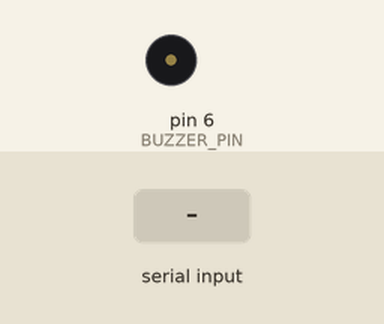
Simulated run of this sketch. Board: Arduino Uno, built with avr-gcc and run on an emulated ATmega328P. On the bench: buzzer (waves = sounding). Inputs (shaded band) come from the test bench.

Above: at 1.2 s.
1.3 s: "90 45\n" received over Serial
At 1.45 s:
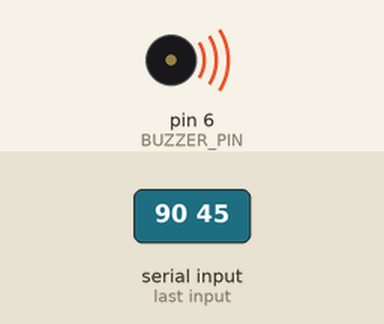
Timing chart, 0 to 9.7 s (numbered marks = the images above; inputs shaded):
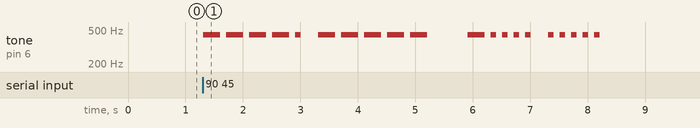

The sketch:

p1.ino
```cpp
#include "codes.h"

#define MODE_RECV 0
#define MODE_SEND 1

#define TIME_UNIT 100
#define BUZZER_PIN 6
#define SIGNAL_PIN A0
#define THRESHOLD 512
#define N_SAMPLES 100

const char mode = MODE_SEND;

char textBuffer[512];

int switchTimings[256];
int switchIndex = 0;
int cState = LOW;

short samples[N_SAMPLES];
int sampleIndex = 0;

void setup() {
    // put your setup code here, to run once:
    pinMode(BUZZER_PIN, OUTPUT);
    noTone(BUZZER_PIN);
    Serial.begin(9600);
}

void loop() {
    if (mode == MODE_SEND)
    {
         if (Serial.available())
        {
            int sLen = Serial.readBytesUntil('\n', textBuffer, 1024);
            for (int i = 0; i < sLen; i++)
            {
                char chr = toUpperCase(textBuffer[i]);
                if (chr == ' ') { delay(4 * TIME_UNIT); }
                if (chr < '0' || chr > 'Z') { continue; }

                char code = codes[chr - '0'];
                if (code == 0) { continue; }
                // Get length of code
                int len = 7;
                while ((code & 1) == 0) { len--; code >>= 1; }
                code >>= 1;
                // Parse code
                for (int i = 0; i < len; i++)
                {
                    tone(BUZZER_PIN, 440);
                    delay(((code & 1)? 3 : 1) * TIME_UNIT);
                    noTone(BUZZER_PIN);
                    delay(((i+1 == len)? 3 : 1) * TIME_UNIT);
                    code >>= 1;
                }
            }
        }
    }
    else
    {
        if (sampleIndex < N_SAMPLES)
        {
            samples[sampleIndex++] = analogRead(SIGNAL_PIN);
        }
        else
        {
            sampleIndex = 0;
            int avg = 0;
            for (int i = 0; i < N_SAMPLES; i++)
                avg += samples[i];

            avg /= N_SAMPLES;

            if ((avg >= THRESHOLD) ^ cState)
            {
                switchTimings[switchIndex++] = millis();
                cState ^= 1;
            }
        }
    }
}
```

codes.h
```cpp
#pragma once

// First 1 bit determines starting point
// Afterwards 1 is dash and 0 is dot
const char codes[] =
{
    0b11111100, // 0
    0b01111100, // 1
    0b00111100, // 2
    0b00011100, // 3
    0b00001100, // 4
    0b00000100, // 5
    0b00001100, // 6
    0b00011100, // 7
    0b00111100, // 8
    0b01111100, // 9
    0b00000000, // ASCII PADDING
    0b00000000, // ASCII PADDING
    0b00000000, // ASCII PADDING
    0b00000000, // ASCII PADDING
    0b00000000, // ASCII PADDING
    0b00000000, // ASCII PADDING
    0b00000000, // ASCII PADDING
    0b10100000, // A
    0b00011000, // B
    0b10101000, // C
    0b00110000, // D
    0b01000000, // E
    0b00101000, // F
    0b01110000, // G
    0b00001000, // H
    0b00100000, // I
    0b11101000, // J
    0b10110000, // K
    0b00101000, // L
    0b11100000, // M
    0b01100000, // N
    0b11110000, // O
    0b01101000, // P
    0b10111000, // Q
    0b01010000, // R
    0b00010000, // S
    0b11000000, // T
    0b10010000, // U
    0b10001000, // V
    0b11010000, // W
    0b10011000, // X
    0b11011000, // Y
    0b00111000, // Z
};
```

Measured:
- after the input at 1.3 s, tone on pin 6 (BUZZER_PIN): plays 440 Hz for 0.30 s, 440 Hz for 0.30 s, 440 Hz for 0.30 s, 440 Hz for 0.30 s, 440 Hz for 0.10 s, 440 Hz for 0.30 s … (20 notes in this stretch), starting at once
